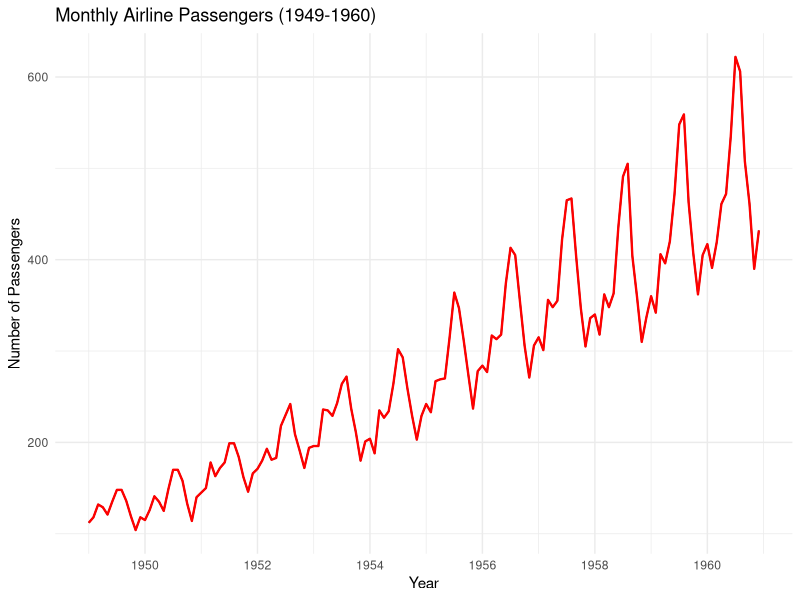
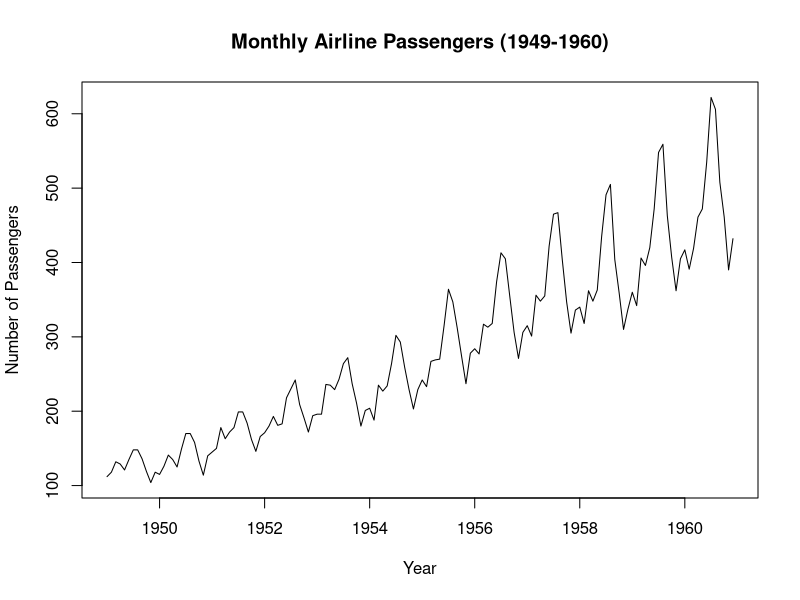
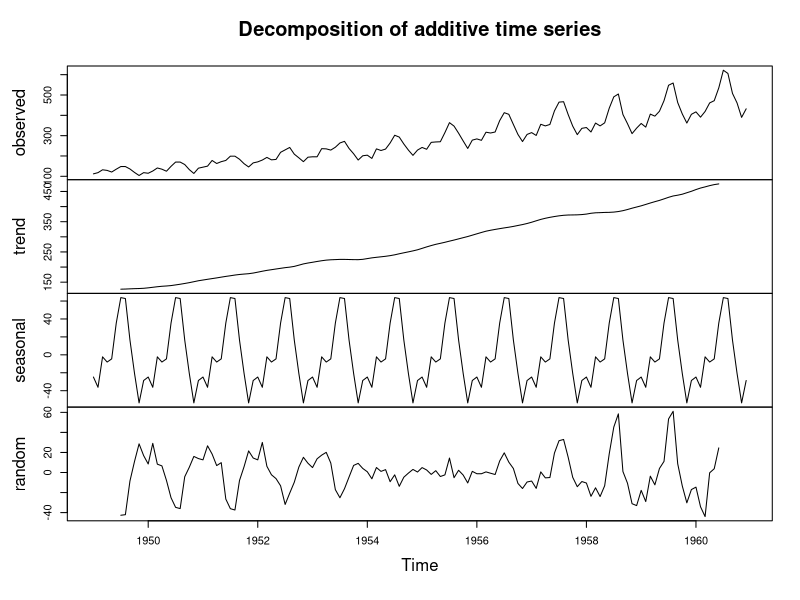
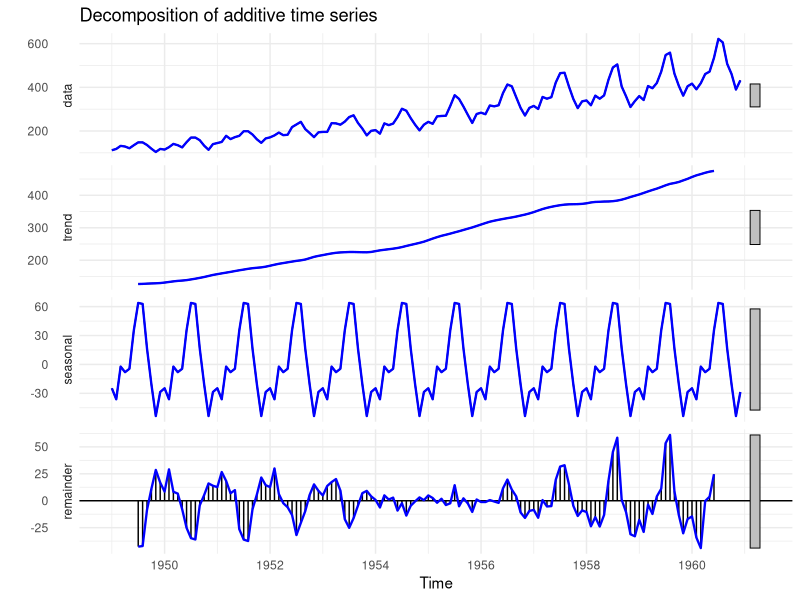
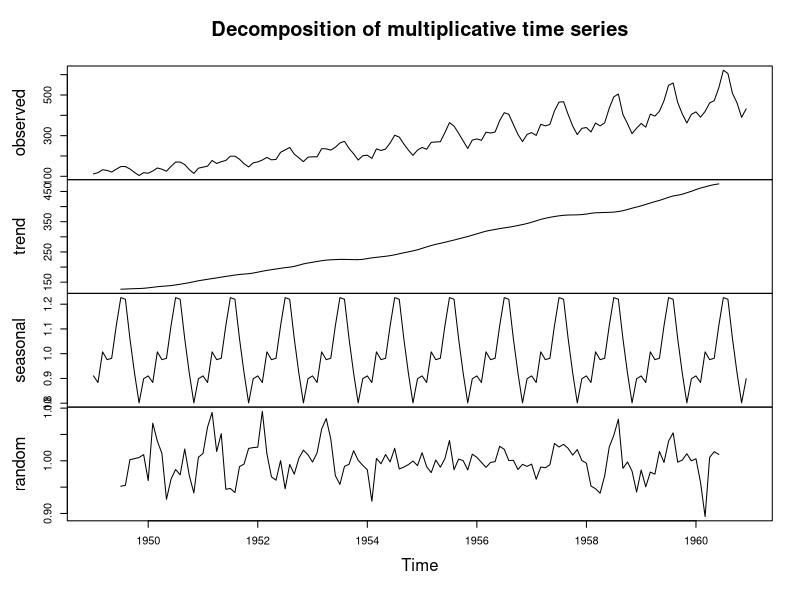
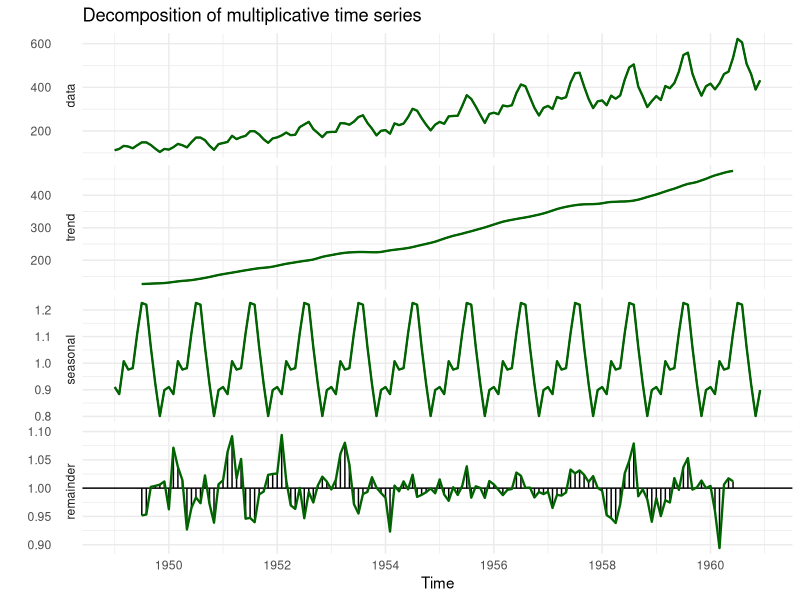
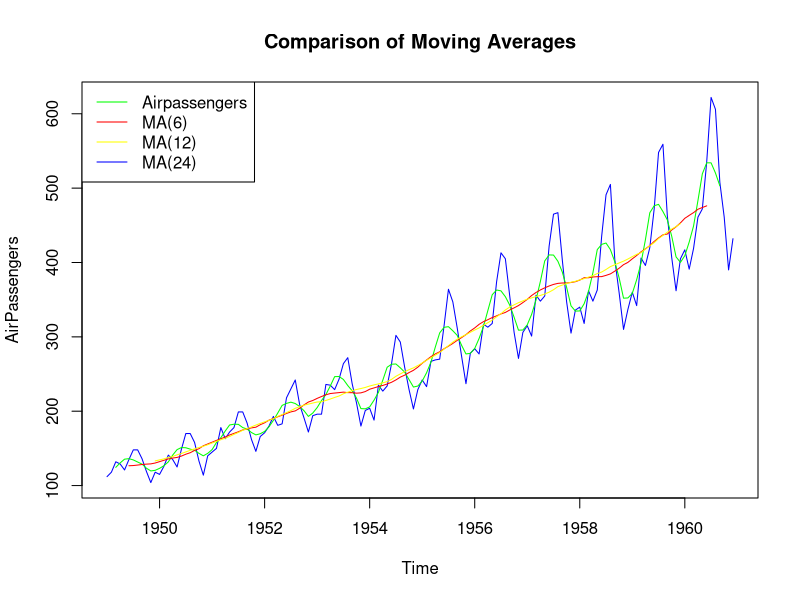
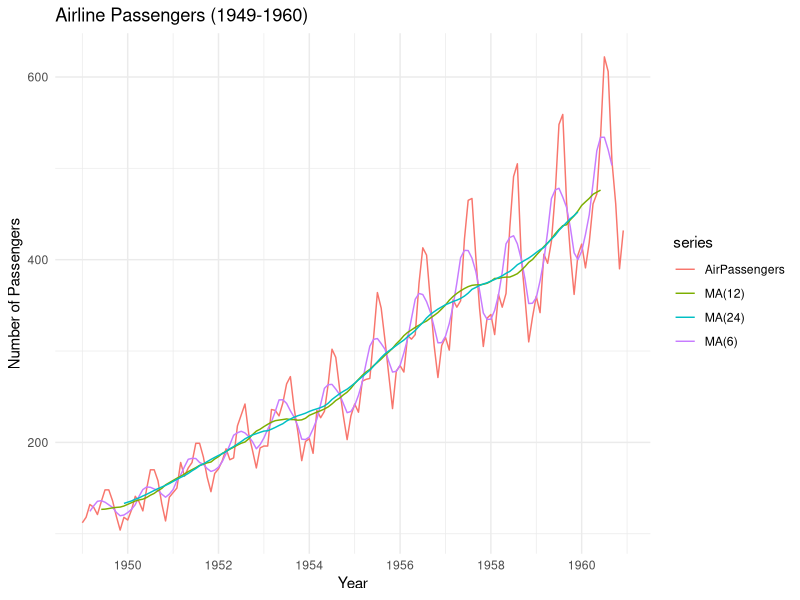

Here is the R script that generated these plots, in order:
## ---- chunk 1
knitr::opts_chunk$set(echo = TRUE)
## ---- chunk 2
library(forecast)
library(ggplot2)
library(tseries)
library(dplyr) 
## ---- chunk 3
data("AirPassengers")
## ---- chunk 4
start(AirPassengers)
end(AirPassengers)
frequency(AirPassengers)
summary(as.numeric(AirPassengers))
## ---- chunk 5
autoplot(AirPassengers) +
  geom_line(color = "red", linewidth = 0.8) +
  labs(title = "Monthly Airline Passengers (1949-1960)",
       y = "Number of Passengers",
       x = "Year") +
  theme_minimal()
## ---- chunk 6
plot(AirPassengers, main = "Monthly Airline Passengers (1949-1960)", 
     ylab = "Number of Passengers", xlab = "Year")
## ---- chunk 7
decomp_add <- decompose(AirPassengers, type = "additive")
plot(decomp_add)
## ---- chunk 8
autoplot(decomp_add)+geom_line(color = "blue", linewidth = 0.8) + theme_minimal()
## ---- chunk 9
decomp_mult <- decompose(AirPassengers, type = "multiplicative")
plot(decomp_mult)
## ---- chunk 10
autoplot(decomp_mult)+ geom_line(color = "darkgreen", linewidth = 0.8) + theme_minimal()
## ---- chunk 11
trend_12 <- ma(AirPassengers, order = 12, centre = TRUE)
trend_12

trend_6 <- ma(AirPassengers, order = 6, centre = TRUE)
trend_6 
 
trend_24 <- ma(AirPassengers, order = 24, centre = TRUE)
trend_24
## ---- chunk 12
trend_12 <- stats::filter(AirPassengers, rep(1/12,12))
trend_6 <- stats::filter(AirPassengers, rep(1/6,6))
trend_24 <- stats::filter(AirPassengers, rep(1/24,24))
## ---- chunk 13
plot(AirPassengers, col = 'blue', main = "Comparison of Moving Averages")
lines(trend_6, col = "green")
lines(trend_12, col = "red")
lines(trend_24, col = "yellow")
legend("topleft", legend = c("Airpassengers", "MA(6)", "MA(12)", "MA(24)"), 
       col = c("green", "red", "yellow", 'blue'), lty = 1)
## ---- chunk 14
autoplot(AirPassengers, series = 'AirPassengers') +
  autolayer(trend_6, series = "MA(6)")+
  autolayer(trend_12, series = "MA(12)")+
  autolayer(trend_24, series = "MA(24)")+
  labs(title = "Airline Passengers (1949-1960)",
       y = "Number of Passengers",
       x = "Year") +
  theme_minimal()
## ---- chunk 15
detrended <- AirPassengers - trend_12
seasonal_component <- tapply(detrended, cycle(AirPassengers), mean, na.rm = TRUE)
## ---- chunk 16
plot(seasonal_component, main = "Average Seasonal effect", 
        xlab = "Month", ylab = "Seasonal Effect", , col = 'blue')
barplot(seasonal_component, main = "Average Seasonal effect", 
        xlab = "Month", ylab = "Seasonal Effect", , col = 'lightblue')
## ---- chunk 17
residuals <- AirPassengers - trend_12 - seasonal_component[cycle(AirPassengers)]
## ---- chunk 18
autoplot(AirPassengers, series = 'AirPassengers') + 
  autolayer(ts(trend_12, start = start(AirPassengers), frequency = frequency(AirPassengers)), 
            series = "Trend") + 
  autolayer(ts(seasonal_component[cycle(AirPassengers)], 
               start = start(AirPassengers), 
               frequency = frequency(AirPassengers)), 
            series = "Seasonal") + 
  autolayer(ts(residuals, start = start(AirPassengers), frequency = frequency(AirPassengers)), 
            series = "Residuals") + 
  labs(title = "Airline Passengers (1949-1960)", 
       y = "Number of Passengers", 
       x = "Year") + 
  theme_minimal()
## ---- chunk 19
diff_series <- diff(AirPassengers)
plot(diff_series, main = "Differenced Series")
## ---- chunk 20
log_air <- log(AirPassengers)
plot(log_air, main = "Log-transformed Series")
## ---- chunk 21
decomp_log <- decompose(log_air, type = "additive")
plot(decomp_log)
## ---- chunk 22
par(mfrow = c(2, 2))
plot(decomp_add$trend, main = "Trend (Original)")
plot(decomp_log$trend, main = "Trend (Log)")
plot(decomp_add$seasonal, main = "Seasonal (Original)")
plot(decomp_log$seasonal, main = "Seasonal (Log)")
par(mfrow = c(1, 1))
